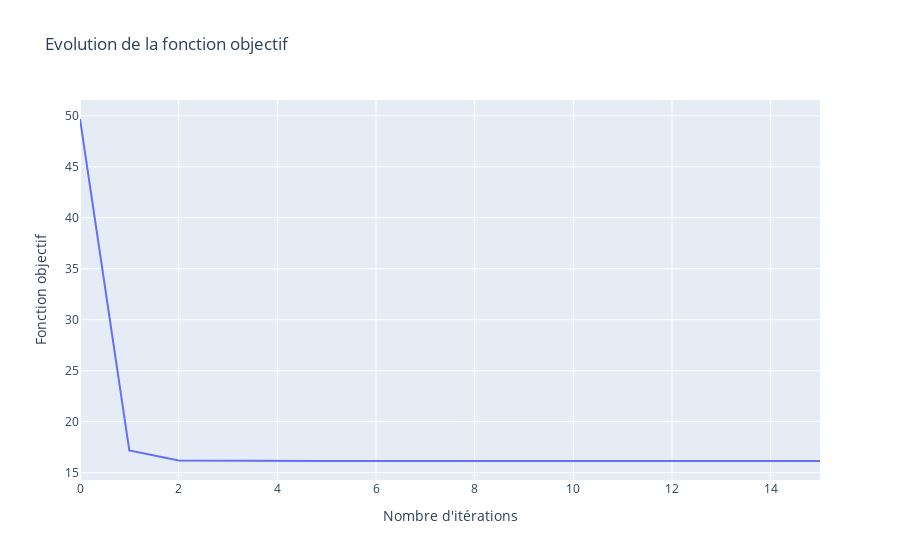
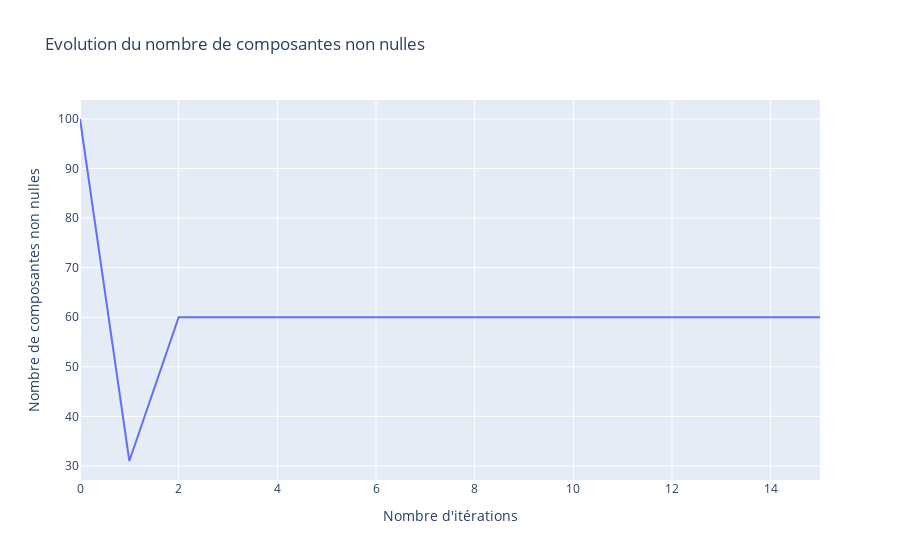

The cell these charts' notebook holds for them, in order:
### Code cell
# First plot for the evolution of the objective function
fig1 = go.Figure()
fig1.add_trace(go.Scatter(x=list(range(len(E))), y=E, mode='lines', name='Fonction objectif'))
fig1.update_layout(title="Evolution de la fonction objectif", xaxis_title="Nombre d'itérations", yaxis_title="Fonction objectif")

# Second plot for the evolution of the number of non-zero components
fig2 = go.Figure()
fig2.add_trace(go.Scatter(x=list(range(len(NZ))), y=NZ, mode='lines', name='Nombre de composantes non nulles'))
fig2.update_layout(title="Evolution du nombre de composantes non nulles", xaxis_title="Nombre d'itérations", yaxis_title="Nombre de composantes non nulles")

# The figures are created and can be displayed using fig1.show() and fig2.show() in a local Python environment.
fig1.show()
fig2.show()

### Figure 1 — Plotly figure (JSON) as saved in the notebook; plotly's stock layout.template omitted (floating-point values rounded to 4 significant figures)
{"data": [{"mode": "lines", "name": "Fonction objectif", "type": "scatter", "x": [0, 1, 2, 3, 4, 5, 6, 7, 8, 9, 10, 11, 12, 13, 14, 15], "y": [49.68, 17.17, 16.2, 16.16, 16.15, 16.15, 16.14, 16.14, 16.14, 16.14, 16.14, 16.14, 16.14, 16.14, 16.14, 16.14]}], "layout": {"title": {"text": "Evolution de la fonction objectif"}, "xaxis": {"title": {"text": "Nombre d'itérations"}}, "yaxis": {"title": {"text": "Fonction objectif"}}}}

### Figure 2 — Plotly figure (JSON) as saved in the notebook; plotly's stock layout.template omitted (floating-point values rounded to 4 significant figures)
{"data": [{"mode": "lines", "name": "Nombre de composantes non nulles", "type": "scatter", "x": [0, 1, 2, 3, 4, 5, 6, 7, 8, 9, 10, 11, 12, 13, 14, 15], "y": [100, 31, 60, 60, 60, 60, 60, 60, 60, 60, 60, 60, 60, 60, 60, 60]}], "layout": {"title": {"text": "Evolution du nombre de composantes non nulles"}, "xaxis": {"title": {"text": "Nombre d'itérations"}}, "yaxis": {"title": {"text": "Nombre de composantes non nulles"}}}}
